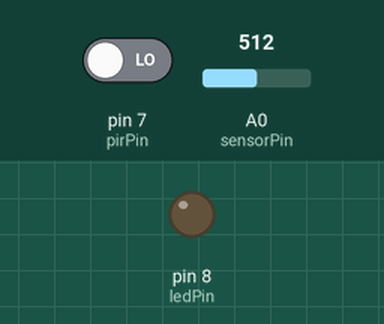
The sketch below on a simulated Arduino Uno, built with avr-gcc and run on an emulated ATmega328P. Shown: output pins drawn as LEDs (lit = HIGH). Inputs (shaded band) come from the test bench; at power-on: pin 7 (pirPin) LOW, A0 (sensorPin) = 512. What the sketch prints to the serial monitor is not drawn.

Above: at 4.2 s.
4.3 s: pin 7 (pirPin) driven HIGH
At 4.8 s:
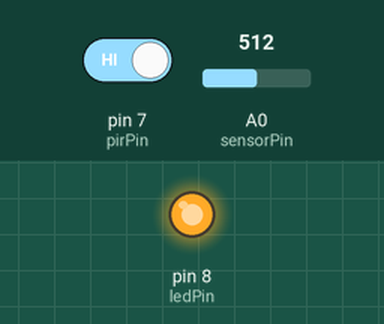
5.8 s: pin 7 (pirPin) driven LOW
At 6.9 s:
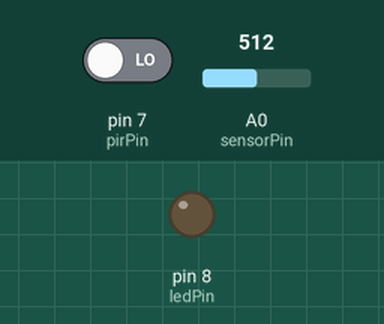
Timing chart, 0 to 8.8 s (numbered marks = the images above; inputs shaded):
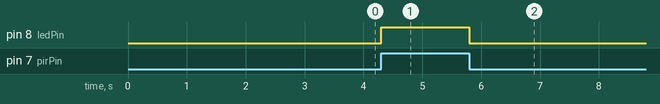

Measured:
- after the input at 4.3 s, pin 8 (ledPin): LOW → HIGH at once
- after the input at 5.8 s, pin 8 (ledPin): HIGH → LOW at once

The sketch:

Temp_Motion_Sensing.ino
```cpp
int pirPin = 7;
int ledPin = 8;
int sensorPin = A0;
bool printOn = false;

void setup() {
  // put your setup code here, to run once:
  Serial.begin(9600);
  pinMode(pirPin, INPUT);
  pinMode(ledPin, OUTPUT);
  digitalWrite(pirPin, LOW);

  //PIR sensor calibration
  Serial.print("Calibrating PIR sensor ");
  for (int i = 0; i<3; i++){
    Serial.print(".");
    delay(1000);
  }
  Serial.println(" done");
  Serial.println(" PIR sensor ACTIVE");

}

void loop() {
  // put your main code here, to run repeatedly:
  int reading= analogRead(sensorPin);

  float voltage = (reading*5.0)/1024.0;
  float tempC = voltage*100;
  float tempF = (tempC * 9.0/5.0) + 32.0;

  if (digitalRead(pirPin) == HIGH) {
    digitalWrite(ledPin, HIGH);
    if (!printOn) {
      Serial.println("Motion detected, temperature is ");
      Serial.print(tempC);
      Serial.print(" degrees C and ");
      Serial.print(tempF);
      Serial.println(" degrees F");
      printOn = true;
    }
  }


  if (digitalRead(pirPin) == LOW) {
    digitalWrite(ledPin, LOW);
    printOn = false;
  }

}
```
